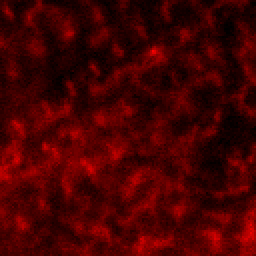
#> input picture data/train_data/1002.tif, 128 x 128 px (shown 2 times larger); its folder holds 4 pictures in this run
$ python image_label.py
#> lines starting #> are read from the running program, lines starting #| are printed output that depends on the picture; pictures that were not available may be replaced by others from this repository, and a replacement may not be noted
import os
import fire
import time
from PIL import Image

train_data_path = "./train_data"
test_data_path = "./test_data"
train_output_path = "./train_data_label"
test_output_path = "./test_data_label"

train_file_list = os.listdir(train_data_path)
test_file_list = os.listdir(test_data_path)

train_data = [Image.open(os.path.join(train_data_path, filename)) for filename in train_file_list]
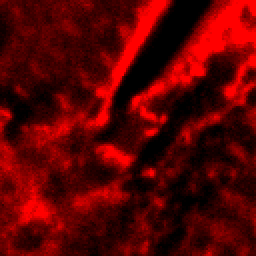
#> input picture data/train_data/1003.tif, 128 x 128 px (shown 2 times larger)
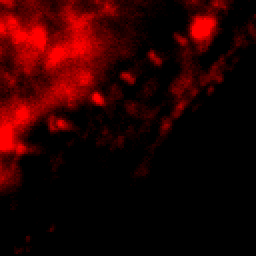
#> input picture data/train_data/1008.tif, 128 x 128 px (shown 2 times larger)
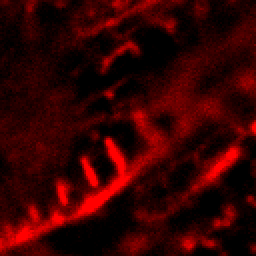
#> input picture data/train_data/1017.tif, 128 x 128 px (shown 2 times larger)
test_data = [Image.open(os.path.join(test_data_path, filename)) for filename in test_file_list]
# print(train_file_list)

def main(flag: str, start: int = 0):

    if flag == "train":
        for i, train_image in enumerate(train_data[start:]):
            print(f"now the working image id is {start+i}")
            train_image.show()
            label = input()

            if label != "1" and label != "0":
                raise ValueError("Label: you should input 1 or 0!")

            train_image.save(os.path.join(train_output_path, f"{label}_{start+i}.tif"))

    elif flag == "test":
        for i, test_image in enumerate(test_data[start:]):
            print(f"now the working image id is {start+i}")
            test_image.show()
            label = input()

            if label != "1" and label != "0":
                raise ValueError("Label: you should input 1 or 0!")

            test_image.save(os.path.join(test_output_path, f"{label}_{start+i}.tif"))

if __name__ == "__main__":
#> (the run stopped early here; a loop or call above may not have finished)
